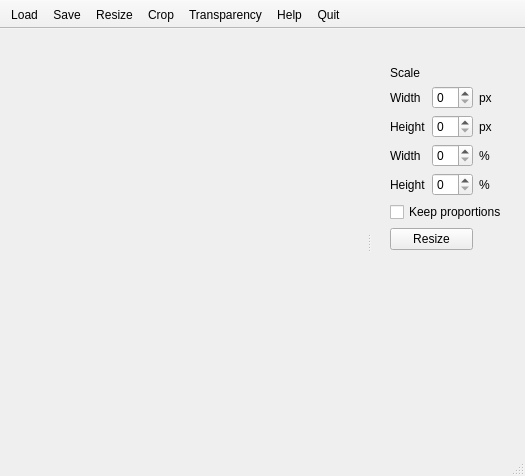
<?xml version="1.0" encoding="UTF-8"?>
<ui version="4.0">
 <class>MainWindow</class>
 <widget class="QMainWindow" name="MainWindow">
  <property name="geometry">
   <rect>
    <x>0</x>
    <y>0</y>
    <width>525</width>
    <height>476</height>
   </rect>
  </property>
  <property name="windowTitle">
   <string>mu-image</string>
  </property>
  <widget class="QWidget" name="centralwidget"/>
  <widget class="QMenuBar" name="menubar">
   <property name="geometry">
    <rect>
     <x>0</x>
     <y>0</y>
     <width>525</width>
     <height>15</height>
    </rect>
   </property>
  </widget>
  <widget class="QStatusBar" name="statusbar"/>
  <widget class="QToolBar" name="toolBar">
   <property name="minimumSize">
    <size>
     <width>0</width>
     <height>0</height>
    </size>
   </property>
   <property name="windowTitle">
    <string>toolBar</string>
   </property>
   <property name="movable">
    <bool>false</bool>
   </property>
   <property name="iconSize">
    <size>
     <width>30</width>
     <height>30</height>
    </size>
   </property>
   <property name="toolButtonStyle">
    <enum>Qt::ToolButtonTextUnderIcon</enum>
   </property>
   <attribute name="toolBarArea">
    <enum>TopToolBarArea</enum>
   </attribute>
   <attribute name="toolBarBreak">
    <bool>false</bool>
   </attribute>
   <addaction name="actionLoad"/>
   <addaction name="actionSave"/>
   <addaction name="actionResize"/>
   <addaction name="actionCrop"/>
   <addaction name="actionTransparency"/>
   <addaction name="actionHelp"/>
   <addaction name="actionQuit"/>
  </widget>
  <widget class="QDockWidget" name="dockPanels">
   <property name="features">
    <set>QDockWidget::NoDockWidgetFeatures</set>
   </property>
   <attribute name="dockWidgetArea">
    <number>2</number>
   </attribute>
   <widget class="QWidget" name="dockPanelsContent">
    <layout class="QVBoxLayout" name="verticalLayout">
     <item>
      <widget class="QStackedWidget" name="stackedPanels">
       <property name="currentIndex">
        <number>1</number>
       </property>
       <widget class="QWidget" name="emptyPanel"/>
       <widget class="QWidget" name="scalePanel">
        <layout class="QGridLayout" name="gridLayout_3">
         <item row="1" column="0">
          <widget class="QLabel" name="label">
           <property name="text">
            <string>Width</string>
           </property>
          </widget>
         </item>
         <item row="2" column="1">
          <widget class="QSpinBox" name="spinBox_2"/>
         </item>
         <item row="4" column="1">
          <widget class="QSpinBox" name="spinBox_3"/>
         </item>
         <item row="2" column="2">
          <widget class="QLabel" name="label_4">
           <property name="text">
            <string>px</string>
           </property>
          </widget>
         </item>
         <item row="2" column="0">
          <widget class="QLabel" name="label_2">
           <property name="text">
            <string>Height</string>
           </property>
          </widget>
         </item>
         <item row="4" column="2">
          <widget class="QLabel" name="label_7">
           <property name="text">
            <string>%</string>
           </property>
          </widget>
         </item>
         <item row="9" column="0">
          <spacer name="verticalSpacer">
           <property name="orientation">
            <enum>Qt::Vertical</enum>
           </property>
           <property name="sizeHint" stdset="0">
            <size>
             <width>20</width>
             <height>40</height>
            </size>
           </property>
          </spacer>
         </item>
         <item row="7" column="0" colspan="3">
          <widget class="QCheckBox" name="checkBox">
           <property name="text">
            <string>Keep proportions</string>
           </property>
          </widget>
         </item>
         <item row="5" column="0">
          <widget class="QLabel" name="label_6">
           <property name="text">
            <string>Height</string>
           </property>
          </widget>
         </item>
         <item row="5" column="1">
          <widget class="QSpinBox" name="spinBox_4"/>
         </item>
         <item row="1" column="2">
          <widget class="QLabel" name="label_3">
           <property name="text">
            <string>px</string>
           </property>
          </widget>
         </item>
         <item row="1" column="1">
          <widget class="QSpinBox" name="spinBox"/>
         </item>
         <item row="4" column="0">
          <widget class="QLabel" name="label_5">
           <property name="text">
            <string>Width</string>
           </property>
          </widget>
         </item>
         <item row="5" column="2">
          <widget class="QLabel" name="label_8">
           <property name="text">
            <string>%</string>
           </property>
          </widget>
         </item>
         <item row="8" column="0" colspan="2">
          <widget class="QPushButton" name="resizeButton">
           <property name="text">
            <string>Resize</string>
           </property>
          </widget>
         </item>
         <item row="0" column="0">
          <widget class="QLabel" name="label_18">
           <property name="text">
            <string>Scale</string>
           </property>
          </widget>
         </item>
        </layout>
       </widget>
       <widget class="QWidget" name="cropPanel">
        <layout class="QGridLayout" name="gridLayout">
         <item row="1" column="0">
          <widget class="QLabel" name="label_9">
           <property name="text">
            <string>x</string>
           </property>
          </widget>
         </item>
         <item row="2" column="2">
          <widget class="QLabel" name="label_13">
           <property name="text">
            <string>px</string>
           </property>
          </widget>
         </item>
         <item row="5" column="0">
          <widget class="QLabel" name="label_10">
           <property name="text">
            <string>Width</string>
           </property>
          </widget>
         </item>
         <item row="2" column="1">
          <widget class="QSpinBox" name="spinBox_6"/>
         </item>
         <item row="12" column="0">
          <widget class="QLabel" name="label_16">
           <property name="text">
            <string>Height</string>
           </property>
          </widget>
         </item>
         <item row="0" column="0">
          <widget class="QLabel" name="label_17">
           <property name="text">
            <string>Crop</string>
           </property>
          </widget>
         </item>
         <item row="12" column="1">
          <widget class="QSpinBox" name="spinBox_8"/>
         </item>
         <item row="15" column="0" colspan="3">
          <widget class="QCheckBox" name="checkBox_2">
           <property name="text">
            <string>Keep proportions</string>
           </property>
          </widget>
         </item>
         <item row="2" column="0">
          <widget class="QLabel" name="label_11">
           <property name="text">
            <string>y</string>
           </property>
          </widget>
         </item>
         <item row="17" column="0">
          <spacer name="verticalSpacer_2">
           <property name="orientation">
            <enum>Qt::Vertical</enum>
           </property>
           <property name="sizeHint" stdset="0">
            <size>
             <width>20</width>
             <height>40</height>
            </size>
           </property>
          </spacer>
         </item>
         <item row="12" column="2">
          <widget class="QLabel" name="label_14">
           <property name="text">
            <string>px</string>
           </property>
          </widget>
         </item>
         <item row="5" column="2">
          <widget class="QLabel" name="label_12">
           <property name="text">
            <string>px</string>
           </property>
          </widget>
         </item>
         <item row="5" column="1">
          <widget class="QSpinBox" name="spinBox_7"/>
         </item>
         <item row="1" column="1">
          <widget class="QSpinBox" name="spinBox_5"/>
         </item>
         <item row="1" column="2">
          <widget class="QLabel" name="label_15">
           <property name="text">
            <string>px</string>
           </property>
          </widget>
         </item>
         <item row="16" column="0" colspan="3">
          <widget class="QPushButton" name="cropButton">
           <property name="text">
            <string>Crop</string>
           </property>
          </widget>
         </item>
        </layout>
       </widget>
      </widget>
     </item>
    </layout>
   </widget>
  </widget>
  <action name="actionLoad">
   <property name="icon">
    <iconset resource="../resources/mu-image.qrc">
     <normaloff>:/resources/load.png</normaloff>:/resources/load.png</iconset>
   </property>
   <property name="text">
    <string>Load</string>
   </property>
   <property name="toolTip">
    <string>Load an image</string>
   </property>
  </action>
  <action name="actionQuit">
   <property name="icon">
    <iconset resource="../resources/mu-image.qrc">
     <normaloff>:/resources/quit.png</normaloff>:/resources/quit.png</iconset>
   </property>
   <property name="text">
    <string>Quit</string>
   </property>
   <property name="toolTip">
    <string>Quit</string>
   </property>
  </action>
  <action name="actionSave">
   <property name="icon">
    <iconset resource="../resources/mu-image.qrc">
     <normaloff>:/resources/save.png</normaloff>:/resources/save.png</iconset>
   </property>
   <property name="text">
    <string>Save</string>
   </property>
   <property name="toolTip">
    <string>Save</string>
   </property>
  </action>
  <action name="actionResize">
   <property name="icon">
    <iconset resource="../resources/mu-image.qrc">
     <normaloff>:/resources/resize.png</normaloff>:/resources/resize.png</iconset>
   </property>
   <property name="text">
    <string>Resize</string>
   </property>
   <property name="toolTip">
    <string>Resize</string>
   </property>
  </action>
  <action name="actionCrop">
   <property name="icon">
    <iconset resource="../resources/mu-image.qrc">
     <normaloff>:/resources/crop.png</normaloff>:/resources/crop.png</iconset>
   </property>
   <property name="text">
    <string>Crop</string>
   </property>
   <property name="toolTip">
    <string>Crop</string>
   </property>
  </action>
  <action name="actionTransparency">
   <property name="icon">
    <iconset resource="../resources/mu-image.qrc">
     <normaloff>:/resources/transparency.png</normaloff>:/resources/transparency.png</iconset>
   </property>
   <property name="text">
    <string>Transparency</string>
   </property>
   <property name="toolTip">
    <string>Transparency</string>
   </property>
  </action>
  <action name="actionHelp">
   <property name="icon">
    <iconset resource="../resources/mu-image.qrc">
     <normaloff>:/resources/help.png</normaloff>:/resources/help.png</iconset>
   </property>
   <property name="text">
    <string>Help</string>
   </property>
   <property name="toolTip">
    <string>Help</string>
   </property>
  </action>
 </widget>
 <resources>
  <include location="../resources/mu-image.qrc"/>
 </resources>
 <connections>
  <connection>
   <sender>actionQuit</sender>
   <signal>triggered()</signal>
   <receiver>MainWindow</receiver>
   <slot>close()</slot>
   <hints>
    <hint type="sourcelabel">
     <x>-1</x>
     <y>-1</y>
    </hint>
    <hint type="destinationlabel">
     <x>262</x>
     <y>237</y>
    </hint>
   </hints>
  </connection>
  <connection>
   <sender>actionLoad</sender>
   <signal>triggered()</signal>
   <receiver>MainWindow</receiver>
   <slot>do_load()</slot>
   <hints>
    <hint type="sourcelabel">
     <x>-1</x>
     <y>-1</y>
    </hint>
    <hint type="destinationlabel">
     <x>262</x>
     <y>237</y>
    </hint>
   </hints>
  </connection>
  <connection>
   <sender>actionResize</sender>
   <signal>triggered()</signal>
   <receiver>MainWindow</receiver>
   <slot>do_resize()</slot>
   <hints>
    <hint type="sourcelabel">
     <x>-1</x>
     <y>-1</y>
    </hint>
    <hint type="destinationlabel">
     <x>262</x>
     <y>237</y>
    </hint>
   </hints>
  </connection>
  <connection>
   <sender>actionCrop</sender>
   <signal>triggered()</signal>
   <receiver>MainWindow</receiver>
   <slot>do_crop()</slot>
   <hints>
    <hint type="sourcelabel">
     <x>-1</x>
     <y>-1</y>
    </hint>
    <hint type="destinationlabel">
     <x>262</x>
     <y>237</y>
    </hint>
   </hints>
  </connection>
  <connection>
   <sender>actionTransparency</sender>
   <signal>triggered()</signal>
   <receiver>MainWindow</receiver>
   <slot>do_transparency()</slot>
   <hints>
    <hint type="sourcelabel">
     <x>-1</x>
     <y>-1</y>
    </hint>
    <hint type="destinationlabel">
     <x>262</x>
     <y>237</y>
    </hint>
   </hints>
  </connection>
  <connection>
   <sender>resizeButton</sender>
   <signal>clicked()</signal>
   <receiver>MainWindow</receiver>
   <slot>apply_resize()</slot>
   <hints>
    <hint type="sourcelabel">
     <x>475</x>
     <y>226</y>
    </hint>
    <hint type="destinationlabel">
     <x>268</x>
     <y>190</y>
    </hint>
   </hints>
  </connection>
  <connection>
   <sender>cropButton</sender>
   <signal>clicked()</signal>
   <receiver>MainWindow</receiver>
   <slot>apply_crop()</slot>
   <hints>
    <hint type="sourcelabel">
     <x>487</x>
     <y>221</y>
    </hint>
    <hint type="destinationlabel">
     <x>302</x>
     <y>242</y>
    </hint>
   </hints>
  </connection>
 </connections>
 <slots>
  <slot>do_load()</slot>
  <slot>do_save()</slot>
  <slot>do_help()</slot>
  <slot>do_resize()</slot>
  <slot>do_crop()</slot>
  <slot>do_transparency()</slot>
  <slot>apply_resize()</slot>
  <slot>apply_crop()</slot>
  <slot>apply_transparency()</slot>
 </slots>
</ui>
